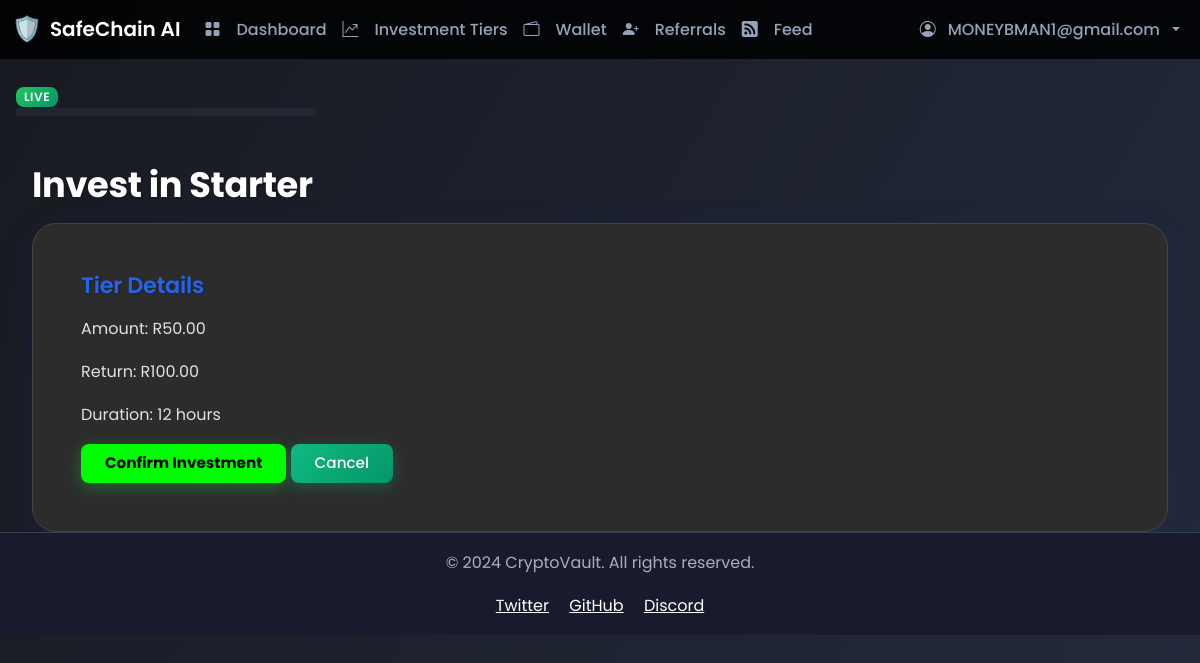
Screenshot of /invest/1/ (signed in) with the database file from the repository.
### core/models.py (models this page shows, shortened)
class CustomUser(AbstractUser):
    email = models.EmailField(unique=True)
    phone = models.CharField(max_length=15, blank=True)
    profile_picture = models.ImageField(upload_to='profile_pictures/', null=True, blank=True)
    auto_reinvest = models.BooleanField(default=False)
    total_invested = models.DecimalField(max_digits=12, decimal_places=2, default=0)
    level = models.IntegerField(default=1)
    last_ip = models.GenericIPAddressField(null=True, blank=True)  # Last known IP address
    USERNAME_FIELD = 'email'
    REQUIRED_FIELDS = ['username']

class InvestmentTier(models.Model):
    name = models.CharField(max_length=100)
    amount = models.DecimalField(max_digits=12, decimal_places=2)
    return_amount = models.DecimalField(max_digits=12, decimal_places=2)
    duration_days = models.IntegerField()
    min_level = models.IntegerField(default=1)
    created_at = models.DateTimeField(auto_now_add=True)
    updated_at = models.DateTimeField(auto_now=True)
    logo = models.ImageField(upload_to='tier_logos/', null=True, blank=True)  # Logo for the tier
    description = models.TextField(blank=True)  # Description of the tier

### core/views.py (the view, shortened to what this page needs)
# urls.py: path('invest/<int:tier_id>/', views.invest_view, name='invest'),
@login_required
def invest_view(request, tier_id):
    try:
        user = request.user
        tier = InvestmentTier.objects.get(id=tier_id)
        if user.level < tier.min_level:
            messages.error(request, f'You need to be level {tier.min_level} to invest in this tier.')
            return redirect('tiers')
        wallet, created = Wallet.objects.get_or_create(user=user)
        if wallet.balance < tier.amount:
            messages.error(request, 'Insufficient balance. Please make a deposit first.')
            return redirect('tiers')
        existing_investment = Investment.objects.filter(
            user=user,
            tier=tier,
            is_active=True
        ).first()
        if existing_investment:
            messages.error(request, f'You already have an active investment in {tier.name}.')
            return redirect('tiers')
        return render(request, 'core/invest.html', {'tier': tier})
    except InvestmentTier.DoesNotExist:
        messages.error(request, 'Invalid investment tier.')
        return redirect('tiers')
    except Exception as e:
        print(f"Unexpected error in invest_view: {str(e)}")
        messages.error(request, f'An unexpected error occurred: {str(e)}')
        return redirect('tiers')

### core/templates/core/invest.html (shortened to what this page needs)
{% extends 'base.html' %}
{% load static %}
{% block content %}
<div class="container mt-5">
    <h2>Invest in {{ tier.name }}</h2>
    <div class="card">
        <div class="card-body">
            <h5 class="card-title">Tier Details</h5>
            <p class="card-text">Amount: R{{ tier.amount }}</p>
            <p class="card-text">Return: R{{ tier.return_amount }}</p>
            {% if tier.amount == 50 %}
                <p class="card-text">Duration: 12 hours</p>
            {% else %}
                <p class="card-text">Duration: {{ tier.duration_days }} days</p>
            {% endif %}
            <form method="post">
                <button type="submit" class="btn btn-primary">Confirm Investment</button>
                <a href="{% url 'tiers' %}" class="btn btn-secondary">Cancel</a>
            </form>
        </div>
    </div>
</div>
{% endblock %}

### templates/base.html (shortened to what this page needs)
{% load static %}
<!DOCTYPE html>
<html lang="en" data-bs-theme="dark">
<head>
    <link href="https://cdn.jsdelivr.net/npm/bootstrap@5.3.3/dist/css/bootstrap.min.css" rel="stylesheet">
    <link rel="stylesheet" href="https://cdn.jsdelivr.net/npm/bootstrap-icons@1.11.3/font/bootstrap-icons.min.css">
    <link rel="stylesheet" href="{% static 'css/main.css' %}">
</head>
<body class="bg-dark text-white">
    <nav class="navbar navbar-expand-lg navbar-dark site-header sticky-top py-1">
        <div class="container-fluid">
            <a class="navbar-brand d-flex align-items-center" href="{% url 'home' %}">
                <span style="font-size: 24px;">🛡️</span>
                <span class="ms-2 fs-5">SafeChain AI</span>
            </a>
            <div class="collapse navbar-collapse" id="main-nav">
                <ul class="navbar-nav me-auto mb-2 mb-lg-0">
                    <li class="nav-item"><a href="{% url 'dashboard' %}" class="nav-link"><i class="bi bi-grid-fill me-2"></i>Dashboard</a></li>
                    <li class="nav-item"><a href="{% url 'tiers' %}" class="nav-link"><i class="bi bi-graph-up-arrow me-2"></i>Investment Tiers</a></li>
                    <li class="nav-item"><a href="{% url 'wallet' %}" class="nav-link"><i class="bi bi-wallet2 me-2"></i>Wallet</a></li>
                    <li class="nav-item"><a href="{% url 'referral' %}" class="nav-link"><i class="bi bi-person-plus-fill me-2"></i>Referrals</a></li>
                    <li class="nav-item"><a href="{% url 'feed' %}" class="nav-link"><i class="bi bi-rss-fill me-2"></i>Feed</a></li>
                </ul>
                <div class="d-flex align-items-center navbar-nav">
                    {% if user.is_authenticated %}
                        <div class="nav-item dropdown">
                            <a href="#" class="nav-link dropdown-toggle" data-bs-toggle="dropdown" role="button" aria-expanded="false">
                                <i class="bi bi-person-circle me-1"></i>
                                {{ user.email }}
                            </a>
                        </div>
                    {% else %}
                        <a href="{% url 'login' %}" class="btn btn-outline-light me-2">Log In</a>
                        <a href="{% url 'register' %}" class="btn btn-primary">Register</a>
                    {% endif %}
                </div>
            </div>
        </div>
    </nav>
    <main class="container mt-4">
        <span class="badge badge-success">Live</span>
        <div class="progress" style="max-width:300px;margin-bottom:1.5rem;"><div class="progress-bar" style="width: 80%"></div></div>
        {% block content %}{% endblock %}
    </main>
    <footer class="footer mt-auto py-3 bg-dark">
        <div class="container text-center">
            <p class="text-muted">© 2024 CryptoVault. All rights reserved.</p>
            <div>
                <a href="#" class="text-white me-3">Twitter</a>
                <a href="#" class="text-white me-3">GitHub</a>
                <a href="#" class="text-white">Discord</a>
            </div>
        </div>
    </footer>
</body>
</html>

### static/css/main.css (style rules this page uses)
:root { --primary: #2563eb; --secondary: #10b981; --accent: #19ff4b; --background: #0f172a; --surface: #1e293b; --text: #f8fafc; --text-muted: #94a3b8; --border: #334155; --error: #ef4444; --success: #22c55e; --primary-green: #00ff00; --dark-bg: #1a1a1a; --card-bg: #2c2c2c; --text-color: #ffffff; --spacing-xs: 0.25rem; --spacing-sm: 0.5rem; --spacing-md: 1rem; --spacing-lg: 1.5rem; --spacing-xl: 2rem; --spacing-2xl: 3rem; --radius-sm: 0.25rem; --radius-md: 0.5rem; --radius-lg: 1rem; --radius-xl: 1.5rem; --shadow-sm: 0 2px 4px rgba(0, 0, 0, 0.1); --shadow-md: 0 4px 6px rgba(0, 0, 0, 0.1); --shadow-lg: 0 10px 15px rgba(0, 0, 0, 0.1); --shadow-xl: 0 20px 25px rgba(0, 0, 0, 0.1); }
body { background-color: var(--background); color: var(--text); min-height: 100vh; font-family: 'Inter', sans-serif; line-height: 1.6; background: #0f172a; }
body.bg-dark { background-color: var(--dark-bg) !important; color: var(--text-color); font-family: 'Poppins', sans-serif; -webkit-font-smoothing: antialiased; -moz-osx-font-smoothing: grayscale; }
h1, h2, h3, h4, h5, h6 { font-weight: 700; color: var(--text-color); letter-spacing: -0.5px; text-shadow: 1px 1px 3px rgba(0,0,0,0.2); }
h2, .display-5 { font-size: 2.2rem; }
p, a, li, span { line-height: 1.7; font-weight: 400; }
.navbar-brand span { font-weight: 600; }
.container { width: 100%; max-width: 1280px; margin: 0 auto; padding: 0 var(--spacing-md); }
.nav-link { color: var(--text-muted); font-weight: 500; padding: 0.5rem 1.5rem; border-radius: var(--radius-md); transition: background 0.2s, color 0.2s; display: flex; align-items: center; gap: 0.5rem; font-size: 1rem; }
.card { background-color: var(--card-bg); border-radius: var(--radius-xl); padding: var(--spacing-xl); border: 1px solid #444; box-shadow: 0 8px 32px 0 rgba(31, 38, 135, 0.18); transition: box-shadow 0.3s, transform 0.3s; }
.card-title { font-size: 1.4rem; font-weight: 600; margin-bottom: var(--spacing-md); color: var(--primary); }
.btn { display: inline-flex; align-items: center; justify-content: center; padding: var(--spacing-sm) var(--spacing-lg); border-radius: var(--radius-md); font-weight: 500; transition: all 0.3s ease; cursor: pointer; gap: var(--spacing-sm); border: none; font-size: 0.95rem; }
.btn-primary { background-color: var(--primary-green); border-color: var(--primary-green); color: #000000; font-weight: bold; box-shadow: 0 4px 15px rgba(25, 255, 75, 0.3); }
.btn-secondary { background: linear-gradient(135deg, var(--secondary), #059669); color: white; box-shadow: 0 4px 15px rgba(16, 185, 129, 0.3); }
.text-center { text-align: center; }
.mt-4 { margin-top: var(--spacing-xl); }
.mb-2 { margin-bottom: var(--spacing-md); }
.badge { display: inline-flex; align-items: center; padding: var(--spacing-xs) var(--spacing-sm); border-radius: var(--radius-md); font-size: 0.75rem; font-weight: 600; text-transform: uppercase; letter-spacing: 0.05em; }
.badge-success { background: linear-gradient(135deg, var(--success), #059669); color: white; }
.progress { height: 8px; background: rgba(51, 65, 85, 0.3); border-radius: var(--radius-full); overflow: hidden; }
.progress-bar { height: 100%; background: linear-gradient(90deg, var(--primary), var(--primary-dark)); border-radius: var(--radius-full); transition: width 0.3s ease; }
.footer { background: rgba(15, 23, 42, 0.8); backdrop-filter: blur(12px); -webkit-backdrop-filter: blur(12px); border-top: 1px solid var(--border); padding: var(--spacing-xl) 0; margin-top: var(--spacing-2xl); }
.footer.bg-dark { background-color: #1a1a2e !important; }
body { background: linear-gradient(120deg, #181a20 0%, #232a3d 100%); color: #eaf2ff; font-family: 'Inter', 'Poppins', Arial, sans-serif; }
h1, h2, h3, h4, h5, h6 { font-family: 'Poppins', Arial, sans-serif; font-weight: 700; letter-spacing: -0.01em; line-height: 1.2; margin-bottom: 1rem; }

### templates/base.html (style rules this page uses)
.site-header { background-color: rgba(0, 0, 0, 0.85); backdrop-filter: saturate(180%) blur(20px); }

### rows the page displays
CustomUser: email "MONEYBMAN1@gmail.com"
InvestmentTier: name "Starter", amount "50.00", return_amount "100.00"
